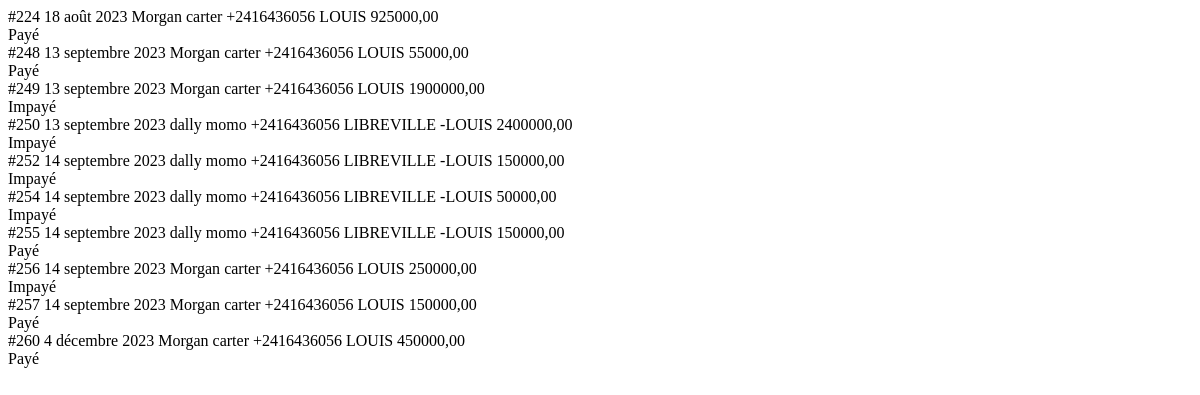
The page /facture/liste_facture/ (signed in) on the database as committed earlier.
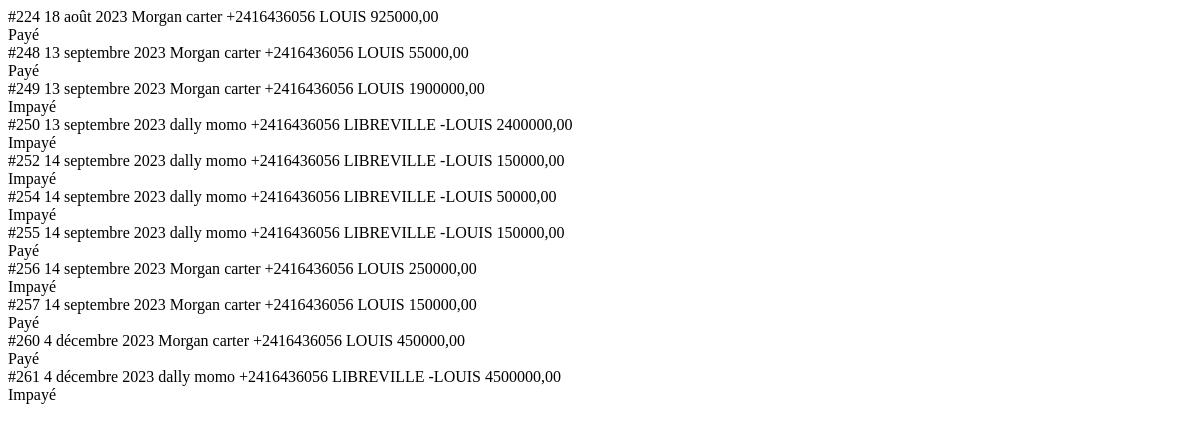
The same page on the database as committed later.
### Factures/models.py (models this page shows, shortened)
class Facture(models.Model):
    choice_status = [
        ( 'Impayé','IMPAYE'),
        ( 'Payé','PAYE')
    ]
    id = models.BigAutoField(primary_key=True)
    client = models.ForeignKey(Client,on_delete= models.CASCADE)
    date = models.DateField(auto_now=True)
    status = models.CharField(choices=choice_status,max_length=20)
    history = HistoricalRecords()
    def totaux(self):
        total = 0
        for produit_facture in self.produitfacture_set.all():
            total += produit_facture.montant
        return total

class Client(models.Model):
    id = models.BigAutoField(primary_key=True)
    nom = models.CharField(max_length=100)
    prenom = models.CharField(max_length=100)
    email = models.EmailField(null=True, blank=True)
    tel = models.CharField(max_length=20)
    adresse = models.CharField(null=True, blank=True, max_length=80)
    history = HistoricalRecords()

class ProduitFacture(models.Model):
    id = models.BigAutoField(primary_key=True)
    produit = models.ForeignKey(Produit,on_delete=models.CASCADE)
    quantite = models.PositiveIntegerField(default=0, null=True)
    prix = models.DecimalField(max_digits=9, decimal_places=2)
    montant = models.DecimalField(max_digits=10, decimal_places=2, editable=False)
    facture = models.ForeignKey(Facture, on_delete=models.CASCADE)
    history = HistoricalRecords()

### Factures/views.py (the view)
# urls.py: path('liste_facture/', views.liste_facture, name='liste_facture'),
@login_required
@require_http_methods(['GET'])
def liste_facture(request):
    query = request.GET.get("q")
    factures = Facture.objects.all()
    if query:
        factures = factures.filter(
            Q(client__nom__icontains=query) |
            Q(client__prenom__icontains=query) |
            Q(status__icontains=query)
        )
    context = {
        "factures": factures,
        "query": query,
    }
    return render(request, "Facture/table.html", context)

### templates/Facture/table.html (shortened to what this page needs)
<tbody id="tbody" >
    {% for f in factures %}
    <tr>
       <td>#{{f.id}}</td>
       <td> {{f.date}}</td>
       <td>{{f.client.nom}} {{f.client.prenom}}</td>
      <td> {{f.client.tel}}</td>
      <td> {{f.client.adresse}}</td>
      <td> {{f.totaux}}</td>
      <td>
        <div class="badge {% if f.status == 'Payé' %}badge-outline-success{% else %}badge-outline-danger{% endif %}">
          {{ f.status }}
        </div>
      </td>
    </tr>
    {% endfor %}
  </tbody>

Rows that differ between the two databases and show on the page:
added Facture: id "261", date "4 décembre 2023", client.nom "dally", client.prenom "momo", client.tel "+2416436056", client.adresse "LIBREVILLE -LOUIS", totaux "4500000,00", status "Impayé"
